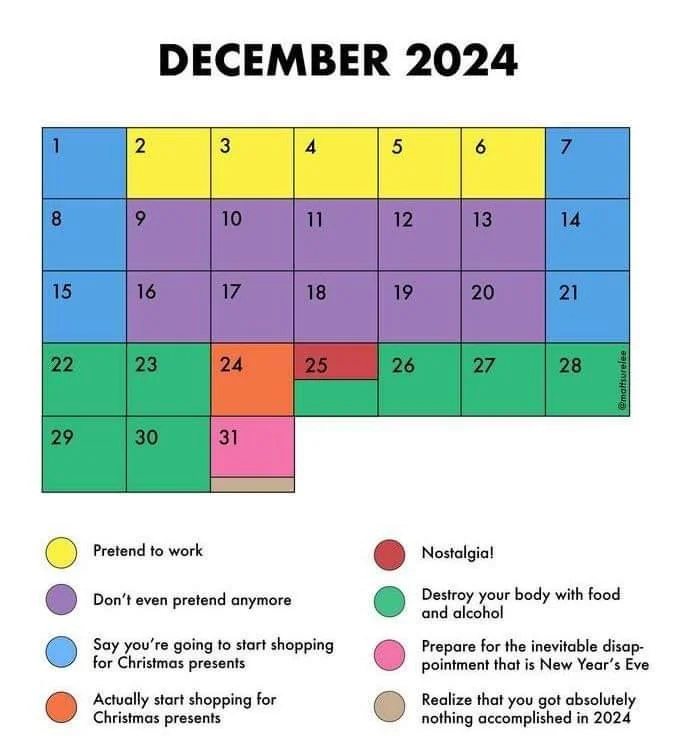
#> input picture wip/test_photos/facebook.png, 677 x 750 px, found by its file name
$ python kmeansclustering.py
#> lines starting #> are read from the running program, lines starting #| are printed output that depends on the picture
import cv2
import numpy as np
from sklearn.cluster import KMeans

# Load the image
filename = 'wip/facebook.png'
image = cv2.imread(filename) #valorant_in_game000.png'
#> image is the input picture: shape (750, 677, 3); mean B, G, R 205.2, 208.4, 199.7

# Reshape the image to a 2D array of pixels (num_pixels, 3)
# -1 makes it to where we lose 1 dimension (aka 2 dimensions into 1)
pixels = image.reshape((-1, 3))

# Set the number of desired colors (clusters) for maximum contrast
N = 15 # This can go up to 30 (The number of colors in our palette). The number of colors used in the end image

# Apply K-means clustering to the pixels #########################
# This step allows us to find
kmeans = KMeans(n_clusters=N, random_state=13) # The higher N, the more colors, Random state is merely a SEED. It can be any number, each state corresponds with 1 exact output
kmeans.fit(pixels)


# New image using preset colors to identify color mappings#####################

# Define a palette of N maximally contrasting colors
# Example palette with 30 distinct colors, we could add more or remove some
hc_palette = np.array([
    [255, 0, 0],      # Red
    [0, 255, 0],      # Green
    [0, 0, 255],      # Blue
    [255, 255, 0],    # Yellow
    [255, 0, 255],    # Magenta
    [0, 255, 255],    # Cyan
    [128, 0, 0],      # Dark Red
    [0, 128, 0],      # Dark Green
    [0, 0, 128],      # Dark Blue
    [128, 128, 0],    # Olive
    [128, 0, 128],    # Purple
    [0, 128, 128],    # Teal
    [255, 128, 0],    # Orange
    [128, 255, 0],    # Lime
    [0, 255, 128],    # Spring Green
    [0, 128, 255],    # Light Blue
    [128, 0, 255],    # Violet
    [255, 0, 128],    # Pink
    [128, 128, 255],  # Light Purple
    [255, 128, 128],  # Light Red
    [128, 255, 128],  # Light Green
    [128, 128, 128],  # Gray
    [192, 192, 192],  # Silver
    [64, 64, 64],     # Dark Gray
    [255, 192, 0],    # Gold
    [192, 64, 0],     # Dark Orange
    [0, 64, 192],     # Royal Blue
    [64, 0, 192],     # Indigo
    [192, 0, 64],     # Crimson
    [0, 192, 64]      # Sea Green
], dtype=np.uint8)

d_palette = np.array([
    (0, 0, 128),      # Navy Blue
    (255, 215, 0),    # Gold
    (75, 0, 130),     # Indigo
    (255, 140, 0),    # Dark Orange
    (0, 191, 255),    # Deep Sky Blue
    (220, 20, 60),    # Crimson
    (255, 255, 0),    # Yellow
    (0, 0, 205),      # Medium Blue
    (138, 43, 226),   # Blue Violet
    (245, 222, 179),  # Wheat
    (128, 0, 128),    # Purple
    (218, 165, 32),   # Goldenrod
    (47, 79, 79),     # Dark Slate Gray
    (240, 128, 128),  # Light Coral
    (0, 128, 128)     # Teal
], dtype =np.uint8)

t_palette = np.array([
    (139, 0, 0),       # Dark Red
    (34, 139, 34),     # Forest Green
    (178, 34, 34),     # Firebrick
    (154, 205, 50),    # Yellow Green
    (128, 0, 128),     # Purple
    (255, 165, 0),     # Orange
    (105, 105, 105),   # Dim Gray
    (189, 183, 107),   # Dark Khaki
    (210, 105, 30),    # Chocolate
    (50, 205, 50),     # Lime Green
    (255, 20, 147),    # Deep Pink
    (85, 107, 47),     # Dark Olive Green
    (244, 164, 96),    # Sandy Brown
    (128, 128, 0),     # Olive
    (205, 133, 63)     # Peru
], dtype =np.uint8)

p_palette = np.array([
    (0, 0, 128),      # Navy Blue
    (255, 215, 0),    # Gold
    (0, 128, 0),      # Green
    (255, 140, 0),    # Dark Orange
    (0, 191, 255),    # Deep Sky Blue
    (128, 0, 128),    # Purple
    (255, 255, 0),    # Yellow
    (0, 0, 205),      # Medium Blue
    (138, 43, 226),   # Blue Violet
    (245, 222, 179),  # Wheat
    (47, 79, 79),     # Dark Slate Gray
    (240, 230, 140),  # Khaki
    (0, 139, 139),    # Dark Cyan
    (100, 149, 237),  # Cornflower Blue
    (210, 180, 140)   # Tan
], dtype = np.uint8
)

# Initialize an empty array
mono_palette = np.empty((0, 3),dtype=np.uint8) # you cannot set this as datatype=np.uint8 for some god-forsaken reason.
# That's why we have pre and nomral

# Initialize the starting value and the decrement factor
cur = 255
n_factor = int(255 / N)

# Loop to generate greyscale colors
while cur >= 0 + n_factor:
    mono_palette = np.vstack([mono_palette, (cur, cur, cur)])  # Append to the array
    cur -= n_factor

mono_palette[N-1] = (0, 0, 0)
mono_palette = mono_palette.astype(np.uint8)


# Change this line to filter <------------------------------------------------------------------------------------------------------
palette = d_palette


# Map each pixel's cluster to the corresponding color from the palette
labels = kmeans.labels_  # Get the cluster labels for each pixel.
# This takes the kmeans results and assigns an identifier with a cluster (our N value)
new_pixels = palette[labels]  # Replace each pixel with its cluster's palette color

# Reshape the new_pixels array to match the original image shape
filtered_image = new_pixels.reshape(image.shape)


# New image using the original colors ########################
new_colors = kmeans.cluster_centers_[kmeans.predict(pixels)]
reduced_color = new_colors.reshape(image.shape).astype(np.uint8)
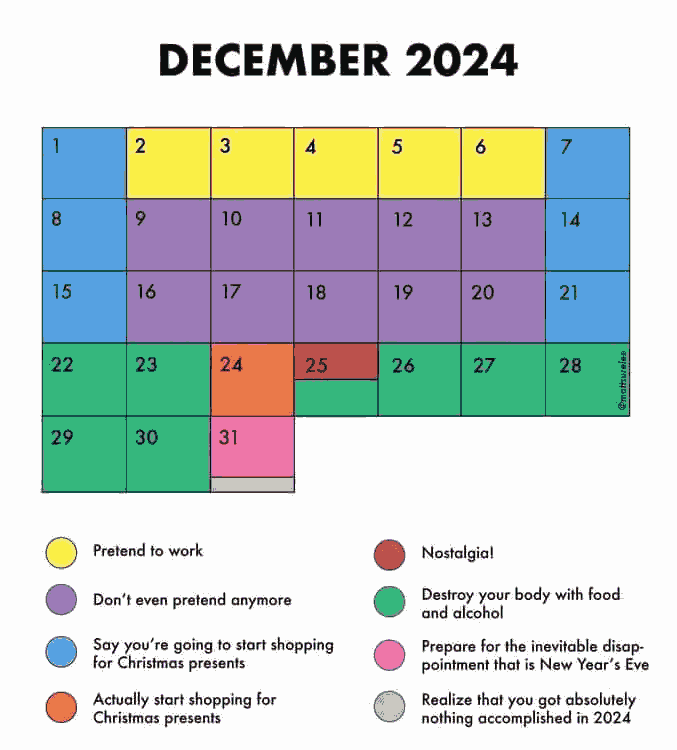
#> reduced_color: shape (750, 677, 3); mean B, G, R 204.8, 207.8, 199.2

# Display the original and the high-contrast recolored image
cv2.imshow('Original Image', image)
cv2.imshow('Filtered Image', filtered_image)
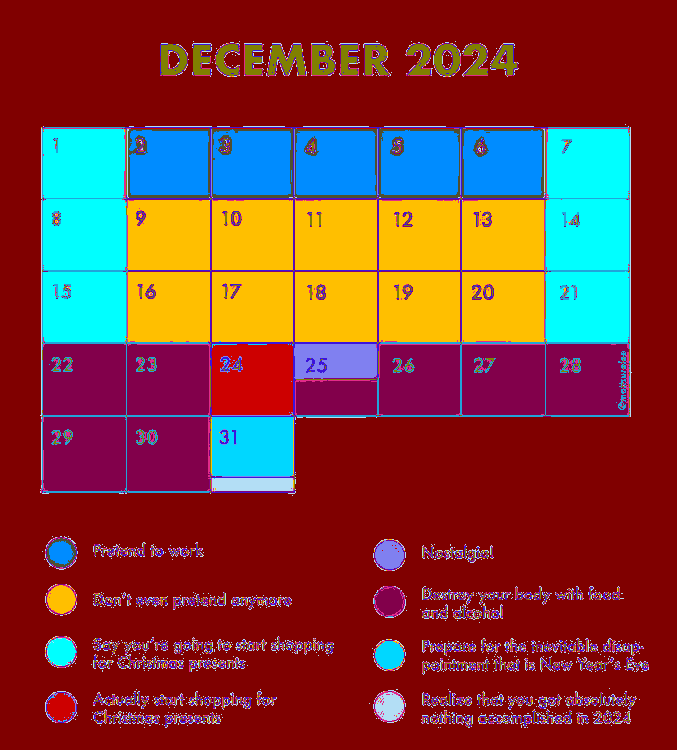
#> window 'Filtered Image': shape (750, 677, 3); mean B, G, R 53.4, 58.2, 126.9
# cv2.imshow('kmeans Image [N colors]', reduced_color)


# Save new images
# cv2.imwrite(str(filename)+'filtered'+'.jpg' , filtered_image)


# Wait for a key press and close the windows
cv2.waitKey(0)
cv2.destroyAllWindows()
